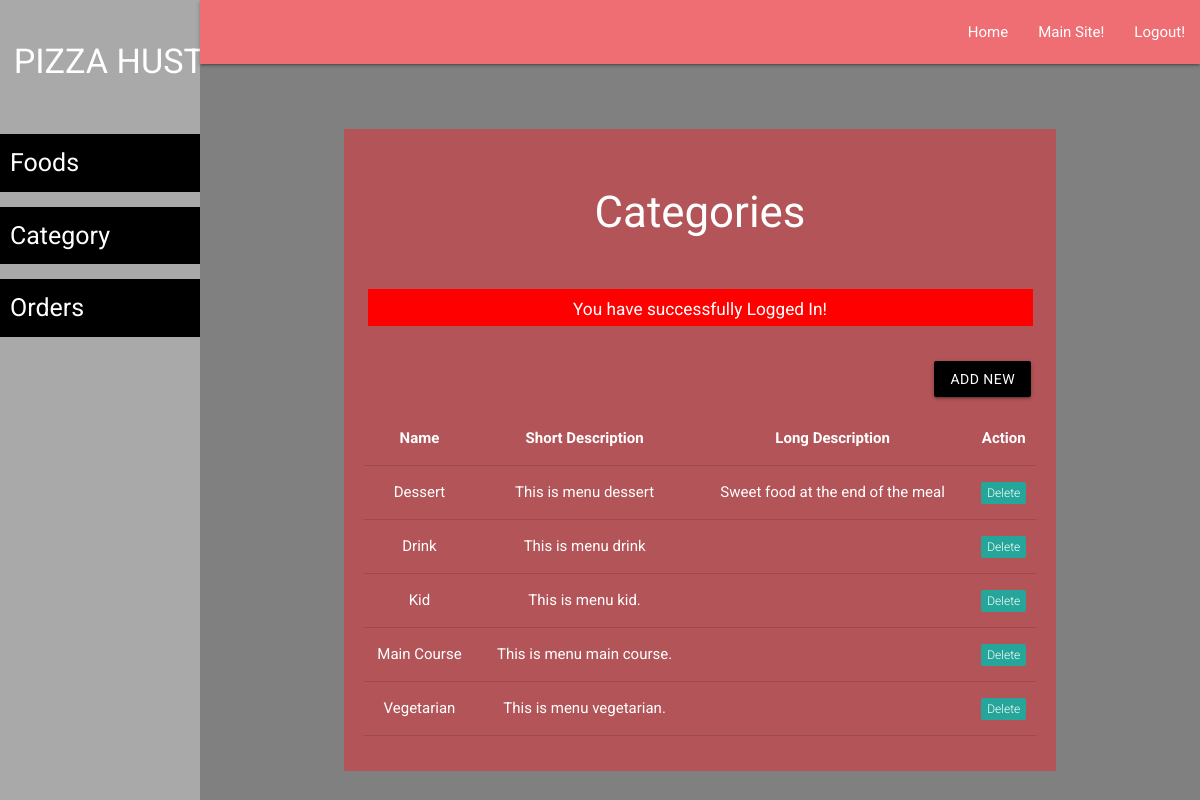
The app's page /admin/category-list.php (signed in) with its own data.
### tables this page shows
CREATE TABLE `categories` (
  `id` int(11) NOT NULL,
  `name` varchar(250) NOT NULL,
  `short_desc` varchar(250) NOT NULL,
  `long_desc` varchar(500) NOT NULL
);

### admin/category-list.php (the view, shortened to what this page needs)
<?php require('layout/header.php'); ?>
<?php require('layout/left-sidebar-long.php'); ?>
<?php require('layout/topnav.php'); ?>
<?php require('layout/left-sidebar-short.php'); ?>
<?php
require('../backends/connection-pdo.php');
$sql = 'SELECT * FROM categories';
$query  = $pdoconn->prepare($sql);
$query->execute();
$arr_all = $query->fetchAll(PDO::FETCH_ASSOC);
?>
<div class="section white-text" style="background: #B35458;">
	<div class="section">
		<h3>Categories</h3>
	</div>
  <?php
    if (isset($_SESSION['msg'])) {
        echo '<div class="section center" style="margin: 5px 35px;"><div class="row" style="background: red; color: white;">
        <div class="col s12">
            <h6>'.$_SESSION['msg'].'</h6>
            </div>
        </div></div>';
    }
    ?>
	<div class="section right" style="padding: 15px 25px;">
		<a href="category-add.php" class="waves-effect waves-light btn">Add New</a>
	</div>
	<div class="section center" style="padding: 20px;">
		<table class="centered responsive-table">
        <thead>
          <tr>
              <th>Name</th>
              <th>Short Description</th>
              <th>Long Description</th>
              <th>Action</th>
          </tr>
        </thead>
        <tbody>
          <?php
            foreach ($arr_all as $key) {
          ?>
          <tr>
            <td><?php echo $key['name']; ?></td>
            <td><?php echo $key['short_desc']; ?></td>
            <td><?php echo $key['long_desc']; ?></td>
            <td><a href="../backends/admin/cat-delete.php?id=<?php echo $key['id']; ?>"><span class="new badge" data-badge-caption="">Delete</span></a></td>
          </tr>
          <?php } ?>
        </tbody>
      </table>
	</div>
</div>
<?php require('layout/footer.php'); ?>

### css/form-style.css (style rules this page uses)
body { background: gray; font-family: "Roboto", sans-serif; -webkit-font-smoothing: antialiased; -moz-osx-font-smoothing: grayscale; }
.btn, .btn:active, .btn:hover { background: black !important; width: 100%; }
.row { margin-bottom: 0 !important; }
.col { padding: 0 !important; }

### records on screen
categories: name "Dessert", short_desc "This is menu dessert", long_desc "Sweet food at the end of the meal"
categories: name "Drink", short_desc "This is menu drink"
categories: name "Kid", short_desc "This is menu kid."
categories: name "Main Course", short_desc "This is menu main course."
categories: name "Vegetarian", short_desc "This is menu vegetarian."

### other values on screen
$_SESSION['msg'] "You have successfully Logged In!"
